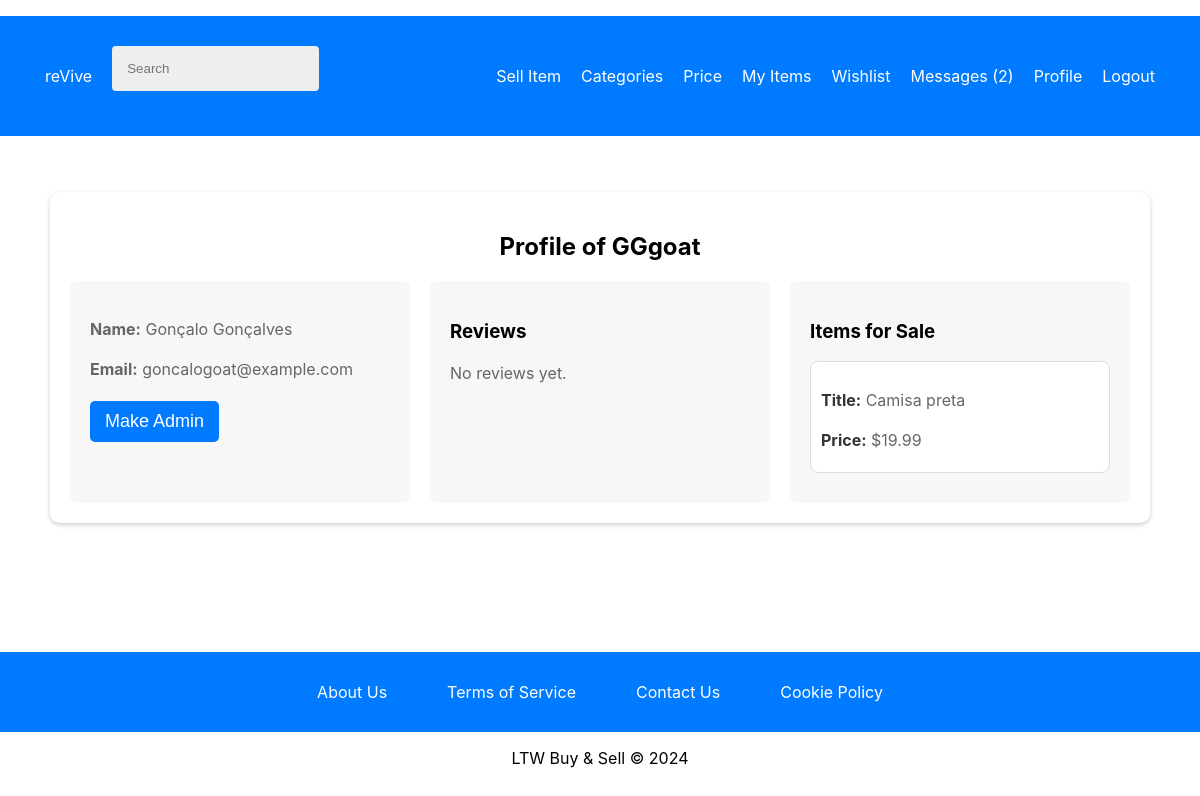
The app's page /pages/user_profile.php?user_id=1 (signed in) with its own data.
### tables this page shows
CREATE TABLE users (
    user_id INTEGER PRIMARY KEY AUTOINCREMENT,
    name TEXT NOT NULL,
    username TEXT NOT NULL UNIQUE,
    password TEXT NOT NULL,
    email TEXT NOT NULL UNIQUE,
    is_admin BOOLEAN NOT NULL DEFAULT 0
, street TEXT, door TEXT, city TEXT, state TEXT, postalCode TEXT);

CREATE TABLE items (
    item_id INTEGER PRIMARY KEY AUTOINCREMENT,
    user_id INTEGER NOT NULL,
    category_id INTEGER NOT NULL,
    title TEXT NOT NULL,
    description TEXT NOT NULL,
    city TEXT NOT NULL,
    price REAL NOT NULL,
    image_path TEXT, sold_date TEXT,
    FOREIGN KEY (user_id) REFERENCES users(user_id),
    FOREIGN KEY (category_id) REFERENCES categories(category_id)
);

### database/users.class.php (called while the page is built, shortened)
<?php
class Users {
    public function __construct(int $id, string $name, string $username, string $email, bool $is_admin, ?string $street = null, ?string $door = null, ?string $city = null, ?string $state = null, ?string $postalCode = null) {
        $this->name = $name;
        $this->username = $username;
        $this->email = $email;
        $this->is_admin = $is_admin;
    }
    public static function getUser(PDO $db, int $id): ?Users {
        $stmt = $db->prepare('SELECT user_id, name, username, email, is_admin, street, door, city, state, postalCode FROM users WHERE user_id = ?');
        $stmt->execute([$id]);
        $user = $stmt->fetch(PDO::FETCH_ASSOC);
        if ($user) {
            return new Users(
                $user['user_id'],
                $user['name'],
                $user['username'],
                $user['email'],
                (bool) $user['is_admin'],
                $user['street'],
                $user['door'],
                $user['city'],
                $user['state'],
                $user['postalCode']
            );
        } else {
            return null;
        }
    }
}
?>

### database/reviews.class.php (called while the page is built, shortened)
<?php
class Reviews {
    public static function getReviewsByUser(PDO $db, int $userId): array {
        $stmt = $db->prepare("
            SELECT items.title, reviews.rating, reviews.comment, reviews.review_date
            FROM reviews
            JOIN items ON reviews.item_id = items.item_id
            WHERE items.user_id = ?
        ");
        $stmt->execute([$userId]);
        return $stmt->fetchAll(PDO::FETCH_ASSOC);
    }
}

### database/items.class.php (called while the page is built, shortened)
<?php
class Item {
    public function __construct(array $data = []) {
        $this->title = $data['title'] ?? '';
        $this->price = isset($data['price']) ? (float)$data['price'] : 0.0;
    }
    public static function getItemsByUser(PDO $db, int $user_id): array {
        $stmt = $db->prepare('SELECT * FROM items WHERE user_id = ?');
        $stmt->execute([$user_id]);
        $items = [];
        while ($row = $stmt->fetch(PDO::FETCH_ASSOC)) {
            $items[] = new Item($row);
        }
        return $items;
    }
}
?>

### pages/user_profile.php (the view, shortened to what this page needs)
<?php
require_once(__DIR__ . '/../utils/session.php');
require_once(__DIR__ . '/../database/connection.db.php');
require_once(__DIR__ . '/../database/users.class.php');
require_once(__DIR__ . '/../database/reviews.class.php');
require_once(__DIR__ . '/../database/items.class.php');
require_once(__DIR__ . '/../templates/common.php');
$db = getDatabaseConnection();
$user_id = intval($_GET['user_id']);
$user = Users::getUser($db, $user_id);
$reviews = Reviews::getReviewsByUser($db, $user_id);
$soldItems = Item::getItemsByUser($db, $user_id);
$loggedUser_id = $_SESSION['user_id'];
$loggedUser = Users::getUser($db, $loggedUser_id);
?>
<link rel="stylesheet" type="text/css" href="../styles/user_profile.css">
<div class="profile-container">
    <div class="profile-header">
        <h2>Profile of <?php echo htmlspecialchars($user->username); ?></h2>
    </div>
    <div class="profile-content">
        <div class="profile-details">
            <p><strong>Name:</strong> <?php echo htmlspecialchars($user->name); ?></p>
            <p><strong>Email:</strong> <?php echo htmlspecialchars($user->email); ?></p>
            <?php if ($loggedUser->is_admin && !$user->is_admin && $user_id != $loggedUser_id): ?>
                <form action="../actions/action_make_admin.php" method="POST">
                    <button type="submit">Make Admin</button>
                </form>
            <?php endif; ?>
        </div>
        <div class="user-reviews">
            <h3>Reviews</h3>
            <?php if (count($reviews) > 0): ?>
                <ul>
                    <?php foreach ($reviews as $review): ?>
                        <li>
                            <p><strong>Rating:</strong> <?php echo htmlspecialchars($review['rating']); ?>/5</p>
                            <p><strong>Comment:</strong> <?php echo htmlspecialchars($review['comment']); ?></p>
                            <p><strong>Date:</strong> <?php echo htmlspecialchars($review['review_date']); ?></p>
                        </li>
                    <?php endforeach; ?>
                </ul>
            <?php else: ?>
                <p>No reviews yet.</p>
            <?php endif; ?>
        </div>
        <div class="sold-items">
            <h3>Items for Sale</h3>
            <?php if (count($soldItems) > 0): ?>
                <ul>
                    <?php foreach ($soldItems as $item): ?>
                        <li>
                            <p><strong>Title:</strong> <?php echo htmlspecialchars($item->title); ?></p>
                            <p><strong>Price:</strong> $<?php echo htmlspecialchars(number_format($item->price, 2)); ?></p>
                        </li>
                    <?php endforeach; ?>
                </ul>
            <?php else: ?>
                <p>No items sold yet.</p>
            <?php endif; ?>
        </div>
    </div>
</div>

### styles/register.css (style rules this page uses)
body, html { height: 100%; margin: 0; font-family: -apple-system, BlinkMacSystemFont, "Segoe UI", Roboto, "Helvetica Neue", Arial, sans-serif; }

### styles/mainPage.css (style rules this page uses)
html, body { height: 100%; margin: 0; padding: 0; display: flex; flex-direction: column; font-family: -apple-system, BlinkMacSystemFont, "Segoe UI", Roboto, "Helvetica Neue", Arial, sans-serif; }
body { min-height: 100vh; display: flex; flex-direction: column; }

### styles/login.css (style rules this page uses)
body, html { height: 100%; margin: 0; font-family: -apple-system, BlinkMacSystemFont, "Segoe UI", Roboto, "Helvetica Neue", Arial, sans-serif; }

### styles/common.css (style rules this page uses)
body, html { height: 100%; margin: 0; font-family: -apple-system, BlinkMacSystemFont, "Segoe UI", Roboto, "Helvetica Neue", Arial, sans-serif; }

### styles/user_profile.css (style rules this page uses)
.profile-container { max-width: 1200px; margin: 40px auto; padding: 20px; background: #fff; box-shadow: 0 2px 5px rgba(0,0,0,0.2); border-radius: 10px; }
.profile-header { text-align: center; margin-bottom: 20px; }
.profile-content { display: flex; justify-content: space-between; gap: 20px; flex-wrap: wrap; }
.profile-details, .user-reviews, .sold-items { background: #f7f7f7; padding: 20px; border-radius: 8px; flex: 1; min-width: 300px; max-width: 45%; }
.profile-details p, .user-reviews p, .sold-items p { font-size: 16px; color: #666; line-height: 1.5; margin-bottom: 10px; }
.profile-details form { margin-top: 20px; }
button { display: inline-block; background-color: #007aff; color: white; padding: 10px 15px; border: none; cursor: pointer; font-size: 18px; border-radius: 5px; transition: background-color 0.3s; }
.user-reviews ul, .sold-items ul { list-style: none; padding: 0; margin: 0; }
.user-reviews li, .sold-items li { margin-bottom: 10px; padding: 10px; background-color: #fff; border: 1px solid #ddd; border-radius: 8px; }
.user-reviews strong, .sold-items strong { color: #333; }

### records on screen
users: username "GGgoat", name "Gonçalo Gonçalves", email "goncalogoat@example.com"
items: title "Camisa preta", price "19.99"

### other values on screen
$unreadCount "2"
